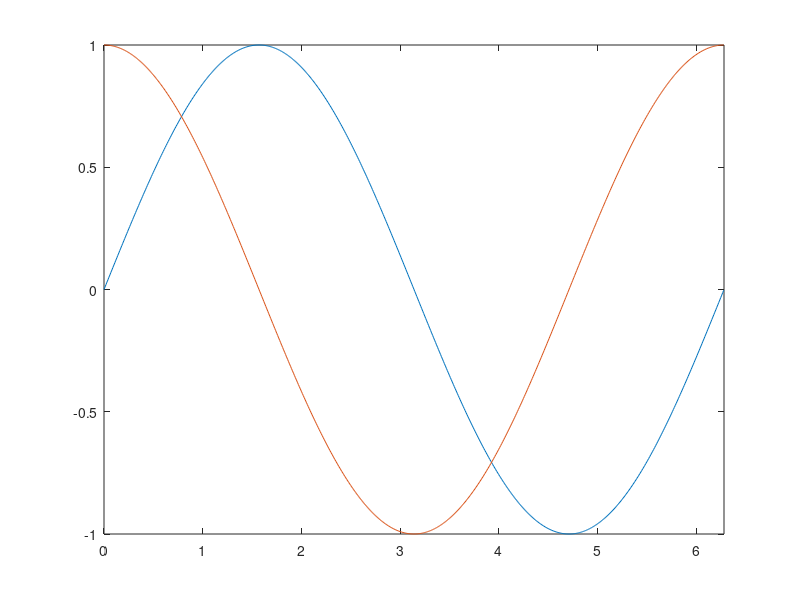

Write the MATLAB code that produced this figure.
% plotsincos.m

X1 = 0:0.01:2*pi;
Y1 = sin(X1);

X2 = 0:0.01:2*pi;
Y2 = cos(X2);

plot(X1,Y1,X2,Y2)
s = [0,2*pi,-1,1];
axis(s)